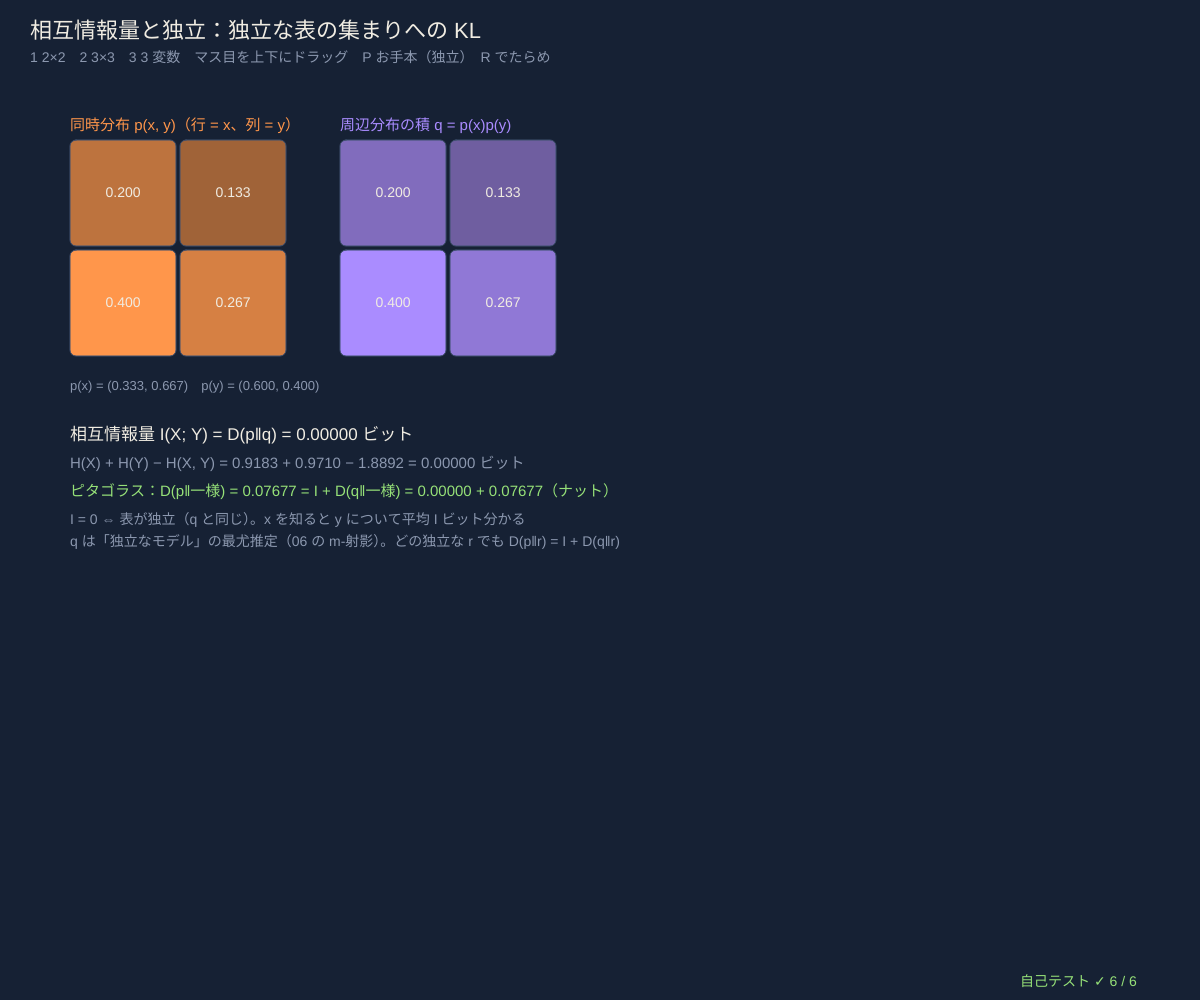
Frame 1 (no input)
Frame 60 (no input): identical to frame 1, image omitted
Frame 120 (the mouse pressed at the canvas centre since frame 60): identical to frame 1, image omitted

The p5.js sketch that drew this single still picture (run headless with seeded random() and noise() and a simulated clock; from frame 60 on, the mouse is pressed at the canvas centre):

// p5.js sketch
// ── sketch.js
// ============================================
// 12 相互情報量と独立 ─ 同時分布の表 p(x, y) から「独立な表の集まり」M への KL が相互情報量 I(X; Y)
// m-射影（06）の足は周辺分布の積 q = p(x)p(y)、I = D(p‖q) = H(X) + H(Y) − H(X, Y)。独立なら 0
// 3 変数（2 値 × 3）：全体の関係 D(p‖p1) = 「3 つ全体の関係」D(p‖p2) + 「2 つずつの関係」D(p2‖p1)
//   p1 = 3 つの周辺分布の積、p2 = 2 つずつの周辺分布を守るエントロピー最大の分布（反復比例あてはめ IPF）。XOR ではペアは独立なのに全体は 1 ビット
// 1 2×2　2 3×3　3 3 変数 / マス目を上下にドラッグ = 確率を増やす・減らす / P お手本を順に / R でたらめ
// ============================================

const PRESETS2 = ['独立', 'コピー（x = y）', '逆（x ≠ y）', 'ノイズつきコピー', 'でたらめ'];
const PRESETS3 = ['XOR（z = x ⊕ y）', '3 つとも同じ', 'x = y、z は独立', 'でたらめ'];
let modeK = 0, tab = [], preK = 0, grabCell = -1, lastY = 0, cells = [];

function setup() { createCanvas(windowWidth, windowHeight); selfTest(); seedRng(12); applyPreset(); }
function windowResized() { resizeCanvas(windowWidth, windowHeight); }
function dimK() { return modeK === 1 ? 3 : 2; }
// ---- 2 変数：tab[x*k + y]
function marg2(t, k) { let px = new Array(k).fill(0), py = new Array(k).fill(0); for (let x = 0; x < k; x++) for (let y = 0; y < k; y++) { px[x] += t[x * k + y]; py[y] += t[x * k + y]; } return [px, py]; }
function prod2(t, k) { let [px, py] = marg2(t, k), q = []; for (let x = 0; x < k; x++) for (let y = 0; y < k; y++) q.push(px[x] * py[y]); return q; }
function mutualInfo(t, k) { return divKL(t, prod2(t, k)); }
// ---- 3 変数（2 値）：tab[4x + 2y + z]
function idx3(x, y, z) { return 4 * x + 2 * y + z; }
function prod3(t) { let m = [0, 0, 0]; for (let i = 0; i < 8; i++) { if (i & 4) m[0] += t[i]; if (i & 2) m[1] += t[i]; if (i & 1) m[2] += t[i]; } return Array.from({ length: 8 }, (_, i) => [0, 1, 2].reduce((s, j) => s * ((i >> (2 - j)) & 1 ? m[j] : 1 - m[j]), 1)); }
function pairMarg(t, a, b) { let out = [0, 0, 0, 0]; for (let i = 0; i < 8; i++) out[2 * ((i >> (2 - a)) & 1) + ((i >> (2 - b)) & 1)] += t[i]; return out; }
function ipfPairwise(t) {                // ★ 反復比例あてはめ：一様から始めて、3 つのペアの周辺分布を順に合わせる
  let r = new Array(8).fill(1 / 8), pairs = [[0, 1], [1, 2], [0, 2]];
  for (let it = 0; it < 5000; it++) {
    let err = 0;
    for (let [a, b] of pairs) {
      let want = pairMarg(t, a, b), have = pairMarg(r, a, b);
      for (let i = 0; i < 8; i++) { let c = 2 * ((i >> (2 - a)) & 1) + ((i >> (2 - b)) & 1); r[i] = have[c] > 0 ? (r[i] * want[c]) / have[c] : 0; }
      err = Math.max(err, ...want.map((w, c) => Math.abs(w - have[c])));
    }
    if (err < 1e-15) break;
  }
  return r;
}
function applyPreset() {
  if (modeK < 2) {
    let k = dimK(), t = [];
    for (let x = 0; x < k; x++) for (let y = 0; y < k; y++) {
      let v = [((x + 1) * (y + 2)) % 5 + 1, x === y ? 1 : 0, x !== y ? 1 : 0, x === y ? 0.85 : 0.15 / (k - 1), rnd()][preK];
      if (preK === 0) v = (x + 1) * (k - y + 1);   // 独立：行と列の積
      t.push(v);
    }
    tab = mixFloor(normP(t), 1e-4);
  } else {
    let t = [];
    for (let i = 0; i < 8; i++) { let x = (i >> 2) & 1, y = (i >> 1) & 1, z = i & 1; t.push([z === (x ^ y) ? 1 : 0, x === y && y === z ? 1 : 0, x === y ? 1 : 0, rnd()][preK]); }
    tab = normP(t);
  }
}

function draw() {
  background(...BG);
  let names = modeK < 2 ? PRESETS2 : PRESETS3;
  hudTitle('相互情報量と独立：独立な表の集まりへの KL', '1 2×2　2 3×3　3 3 変数　マス目を上下にドラッグ　P お手本（' + names[preK % names.length] + '）　R でたらめ');
  if (modeK < 2) draw2(); else draw3();
  drawSelfTest(width - 180, height - 14);
}
function drawTable(t, k1, k2, x0, y0, cs, title, col, store) {   // 表を色の濃さで（store = ドラッグ用に位置を覚える）
  noStroke(); fill(...col); textSize(15); textAlign(LEFT, BASELINE); text(title, x0, y0 - 10);
  let mx = Math.max(...t);
  for (let a = 0; a < k1; a++) for (let b = 0; b < k2; b++) {
    let v = t[a * k2 + b], x = x0 + b * cs, y = y0 + a * cs;
    fill(...col.map((c) => 30 + (c - 30) * Math.sqrt(v / Math.max(mx, 1e-9)))); stroke(...WIRE); strokeWeight(1); rect(x, y, cs - 4, cs - 4, 6);
    noStroke(); fill(...INK); textAlign(CENTER, CENTER); textSize(14); text(fmtN(v, 3), x + cs / 2 - 2, y + cs / 2 - 2);
    if (store) cells.push({ x, y, w: cs - 4, h: cs - 4, i: a * k2 + b });
  }
}
function draw2() {
  let k = dimK(), cs = Math.min(110, (height - 300) / k), q = prod2(tab, k), [px, py] = marg2(tab, k), I = mutualInfo(tab, k);
  cells = [];
  drawTable(tab, k, k, 70, 140, cs, '同時分布 p(x, y)（行 = x、列 = y）', ORANGE, true);
  drawTable(q, k, k, 120 + k * cs, 140, cs, '周辺分布の積 q = p(x)p(y)', VIOLET, false);
  noStroke(); fill(...DIMC); textSize(13); textAlign(LEFT, BASELINE);
  text('p(x) = ' + fmtP(px, 3) + '　p(y) = ' + fmtP(py, 3), 70, 170 + k * cs);
  let u = new Array(k * k).fill(1 / (k * k)), y0 = 220 + k * cs, Hx = entropyH(px), Hy = entropyH(py), Hxy = entropyH(tab);
  fill(...INK); textSize(17);
  text('相互情報量 I(X; Y) = D(p‖q) = ' + fmtN(bitsOf(I), 5) + ' ビット', 70, y0);
  fill(...DIMC); textSize(15);
  text('H(X) + H(Y) − H(X, Y) = ' + fmtN(bitsOf(Hx), 4) + ' + ' + fmtN(bitsOf(Hy), 4) + ' − ' + fmtN(bitsOf(Hxy), 4) + ' = ' + fmtN(Math.max(0, bitsOf(Hx + Hy - Hxy)), 5) + ' ビット', 70, y0 + 28);
  fill(...LIME);
  text('ピタゴラス：D(p‖一様) = ' + fmtN(divKL(tab, u), 5) + ' = I + D(q‖一様) = ' + fmtN(I, 5) + ' + ' + fmtN(divKL(q, u), 5) + '（ナット）', 70, y0 + 56);
  fill(...DIMC); textSize(14);
  text('I = 0 ⇔ 表が独立（q と同じ）。x を知ると y について平均 I ビット分かる', 70, y0 + 84);
  text('q は「独立なモデル」の最尤推定（06 の m-射影）。どの独立な r でも D(p‖r) = I + D(q‖r)', 70, y0 + 106);
}
function draw3() {
  let cs = Math.min(90, (height - 380) / 2), p1 = prod3(tab), p2 = ipfPairwise(tab), tot = divKL(tab, p1), three = divKL(tab, p2), two = divKL(p2, p1);
  cells = [];
  let half = (t, z) => [t[idx3(0, 0, z)], t[idx3(0, 1, z)], t[idx3(1, 0, z)], t[idx3(1, 1, z)]];
  for (let z = 0; z < 2; z++) drawTable(half(tab, z), 2, 2, 70 + z * (2 * cs + 40), 140, cs, 'p（z = ' + z + '）', ORANGE, false);
  // ドラッグ用のマス目（z ごとの表の位置から 8 個の番号へ）
  for (let z = 0; z < 2; z++) for (let x = 0; x < 2; x++) for (let y = 0; y < 2; y++) cells.push({ x: 70 + z * (2 * cs + 40) + y * cs, y: 140 + x * cs, w: cs - 4, h: cs - 4, i: idx3(x, y, z) });
  for (let z = 0; z < 2; z++) drawTable(half(p2, z), 2, 2, width * 0.55 + z * (2 * cs + 40), 140, cs, 'p2：ペアだけ守る（z = ' + z + '）', VIOLET, false);
  let y0 = 200 + 2 * cs; noStroke(); textAlign(LEFT, BASELINE); textSize(16);
  let mi = (a, b) => { let m = pairMarg(tab, a, b); return mutualInfo(m, 2); };
  fill(...DIMC); text('2 つずつの相互情報量：I(X;Y) = ' + fmtN(bitsOf(mi(0, 1)), 4) + '　I(Y;Z) = ' + fmtN(bitsOf(mi(1, 2)), 4) + '　I(X;Z) = ' + fmtN(bitsOf(mi(0, 2)), 4) + ' ビット', 70, y0);
  fill(...INK); textSize(17);
  text('全体の関係 D(p‖p1) = ' + fmtN(bitsOf(tot), 6) + ' ビット（p1 = 3 つの周辺分布の積）', 70, y0 + 36);
  fill(...ORANGE); text('= 3 つ全体の関係 D(p‖p2) = ' + fmtN(bitsOf(three), 6), 70, y0 + 64);
  fill(...VIOLET); text('+ 2 つずつの関係 D(p2‖p1) = ' + fmtN(bitsOf(two), 6), 70, y0 + 92);
  fill(...LIME); textSize(15); text('差 = ' + (tot - three - two).toExponential(1) + '（ピタゴラスで、ぴったり 2 つに分かれる）', 70, y0 + 120);
  fill(...DIMC); textSize(14); text('XOR：どの 2 つも独立（ペアの相互情報量 0）なのに、3 つ全体では 1 ビットの関係（z は x と y の両方を見ないと分からない）', 70, y0 + 150);
}
function mousePressed() { grabCell = -1; for (let c of cells) if (inRect(mouseX, mouseY, c)) grabCell = c.i; lastY = mouseY; }
function mouseDragged() {
  if (grabCell < 0) return;
  let f = Math.exp(-(mouseY - lastY) * 0.02); lastY = mouseY;          // 上へドラッグ = 増やす
  let t = tab.slice(); t[grabCell] = Math.max(t[grabCell], 1e-4) * f; tab = mixFloor(normP(t), modeK < 2 ? 1e-4 : 0);
}
function mouseReleased() { grabCell = -1; }
function keyPressed() {
  for (let k = 1; k <= 3; k++) if (key === String(k)) { modeK = k - 1; preK = 0; applyPreset(); }
  if (key === 'p' || key === 'P') { preK = (preK + 1) % (modeK < 2 ? PRESETS2.length : PRESETS3.length); applyPreset(); }
  if (key === 'r' || key === 'R') { preK = modeK < 2 ? 4 : 3; applyPreset(); }
  return false;
}

// ---- 自己テスト
function selfTest() {
  selfTestResults = [];
  seedRng(1212); let okEq = true, okPos = true, okInd = true, okPy = true;
  for (let n = 0; n < 200; n++) {
    let k = 2 + (n % 3), t = rndDist(k * k, 1e-4), [px, py] = marg2(t, k), I = mutualInfo(t, k);
    if (Math.abs(I - (entropyH(px) + entropyH(py) - entropyH(t))) > 1e-12) okEq = false;
    if (!(I >= 0)) okPos = false;
    let ind = prod2(t, k); if (mutualInfo(ind, k) > 1e-14) okInd = false;
    let a = rndDist(k), b = rndDist(k), r = []; for (let x = 0; x < k; x++) for (let y = 0; y < k; y++) r.push(a[x] * b[y]);
    if (Math.abs(divKL(t, r) - I - divKL(ind, r)) > 1e-10) okPy = false;
  }
  check('I(X;Y) = D(p‖p(x)p(y)) = H(X) + H(Y) − H(X,Y)（200 個の表、誤差 1e-12）', okEq);
  check('I ≥ 0、独立な表なら I = 0', okPos && okInd);
  check('どの独立な r でも D(p‖r) = I + D(q‖r)（ピタゴラス、誤差 1e-10）', okPy);
  let okD = true, okM = true;
  for (let n = 0; n < 50; n++) {
    let t = rndDist(8, 1e-3), p1 = prod3(t), p2 = ipfPairwise(t);
    if (Math.abs(divKL(t, p1) - divKL(t, p2) - divKL(p2, p1)) > 1e-10) okD = false;
    for (let [a, b] of [[0, 1], [1, 2], [0, 2]]) if (pairMarg(p2, a, b).some((v, c) => Math.abs(v - pairMarg(t, a, b)[c]) > 1e-12)) okM = false;
  }
  check('3 変数：D(p‖p1) = D(p‖p2) + D(p2‖p1)（50 個、誤差 1e-10）', okD);
  check('IPF の p2 は 3 つのペアの周辺分布をすべて守る（誤差 1e-12）', okM);
  let xor = normP(Array.from({ length: 8 }, (_, i) => ((i & 1) === (((i >> 2) & 1) ^ ((i >> 1) & 1)) ? 1 : 0))), x2 = ipfPairwise(xor);
  check('XOR：ペアの相互情報量はすべて 0、3 つ全体の関係 D(p‖p2) = 1 ビット', [[0, 1], [1, 2], [0, 2]].every(([a, b]) => mutualInfo(pairMarg(xor, a, b), 2) < 1e-15) && Math.abs(bitsOf(divKL(xor, x2)) - 1) < 1e-12);
  reportSelfTest();
}

// ---------- やってみよう ----------
// 1. 2×2 で「コピー」の表は何ビット？ ノイズを増やす（対角を下げる）と I はどう減る？
// 2. 3×3 でコピーの表は log₂3 ≈ 1.585 ビット。なぜ 2×2 より大きい？
// 3. 3 変数で「3 つとも同じ」の表は、全体の関係のうち何割が「2 つずつ」で説明できる？
// 4. XOR の表のマスを 1 つ少しだけ変えると、D(p2‖p1) は 0 からどう動く？
// 5. 暗号の「秘密分散」は XOR と同じ形：2 人だけでは何も分からず、3 人そろうと分かる

// ==================================================
// ここから下は「情報幾何の道具」（中身は読まなくても OK。消さないでね）
// ==================================================
// ---- 色と小さな道具（等高線地図の色）
const BG = [22, 33, 52];                // 背景（深いスレートブルー）
const INK = [240, 236, 226];            // 文字（紙の白）
const ORANGE = [255, 150, 75], VIOLET = [170, 140, 255], TEAL = [95, 205, 190], ROSE = [255, 110, 125], LIME = [150, 225, 120], SAND = [235, 210, 150];
const DIMC = [140, 152, 175], PANEL = [32, 46, 70], WIRE = [62, 80, 110];
const OUTC = [[255, 150, 75], [95, 205, 190], [170, 140, 255], [235, 210, 150], [255, 110, 125], [150, 225, 120], [120, 175, 255], [230, 140, 210]];   // 結果ごとの色
function clampv(v, a, b) { return v < a ? a : v > b ? b : v !== v ? a : v; }     // NaN なら a に戻す
function fmtN(v, d) { if (typeof v !== 'number' || v !== v) return '?'; if (!isFinite(v)) return v > 0 ? '∞' : '−∞'; return v.toFixed(d === undefined ? 2 : d); }
function fmtP(p, d) { return '(' + p.map((v) => fmtN(v, d === undefined ? 2 : d)).join(', ') + ')'; }
function hudTitle(t, sub) {              // 左上のタイトルと操作の説明
  noStroke(); fill(...INK); textSize(22); textAlign(LEFT, BASELINE); text(t, 30, 38);
  fill(...DIMC); textSize(14); textLeading(19); text(sub, 30, 62);
}
function inRect(x, y, r) { return x >= r.x && x <= r.x + r.w && y >= r.y && y <= r.y + r.h; }
function drawField(f) { if (f) image(f.img, f.x, f.y, f.w, f.h); }   // 等高線の地図（画像）を描く
function freeField(f) { if (f && f.img) f.img.remove(); }
// ---- 種つきの乱数（同じ種なら毎回同じ列 → 実験をくり返せる）
let rngState = 1;
function seedRng(s) { rngState = (s >>> 0) || 1; }
function rnd() {                       // 0〜1 の一様乱数（mulberry32）
  rngState = (rngState + 0x6d2b79f5) >>> 0;
  let t = rngState;
  t = Math.imul(t ^ (t >>> 15), t | 1);
  t ^= t + Math.imul(t ^ (t >>> 7), t | 61);
  return ((t ^ (t >>> 14)) >>> 0) / 4294967296;
}
function gaussRnd() { let u = 1 - rnd(), v = rnd(); return Math.sqrt(-2 * Math.log(u)) * Math.cos(2 * Math.PI * v); }   // 標準正規分布（ボックス-ミュラー法）
function rndDist(k, floor) {            // でたらめな確率分布（k 個、どれも floor 以上）
  let p = []; for (let i = 0; i < k; i++) p.push(-Math.log(1 - rnd()) + 1e-9);
  return mixFloor(normP(p), floor || 0);
}
function sampleIndex(p) { let u = rnd(), c = 0; for (let i = 0; i < p.length; i++) { c += p[i]; if (u < c) return i; } return p.length - 1; }
// ---- 情報の道具：確率分布 p = [p1, p2, ...]（合計 1）。log(0) は 0·log 0 = 0 として扱う
const TINY = 1e-300;
function normP(p) { let s = 0; for (let v of p) s += Math.max(0, v); if (!(s > 0)) return p.map(() => 1 / p.length); return p.map((v) => Math.max(0, v) / s); }
function mixFloor(p, f) { if (!f) return p; return normP(p.map((v) => Math.max(v, f))); }   // どの確率も f 以上に（0 を避ける）
function safeLog(v) { return Math.log(Math.max(v, TINY)); }
function entropyH(p) { let h = 0; for (let v of p) if (v > 0) h -= v * Math.log(v); return h; }           // エントロピー（ナット）
function divKL(p, q) {                  // KL ダイバージェンス D(p‖q)（ナット）。q が 0 で p > 0 なら ∞
  let d = 0;
  for (let i = 0; i < p.length; i++) { if (p[i] <= 0) continue; if (q[i] <= 0) return Infinity; d += p[i] * Math.log(p[i] / q[i]); }
  return Math.max(0, d);
}
function crossH(p, q) { let h = 0; for (let i = 0; i < p.length; i++) if (p[i] > 0) h -= p[i] * safeLog(q[i]); return h; }  // 交差エントロピー
function bhatta(p, q) { let s = 0; for (let i = 0; i < p.length; i++) s += Math.sqrt(Math.max(0, p[i] * q[i])); return Math.min(1, s); }
function fisherRao(p, q) { return 2 * Math.acos(clampv(bhatta(p, q), -1, 1)); }                          // フィッシャー-ラオ距離 = 球の大円の長さ
function hellingerSq(p, q) { let s = 0; for (let i = 0; i < p.length; i++) { let d = Math.sqrt(p[i]) - Math.sqrt(q[i]); s += d * d; } return s; }   // Σ(√p − √q)²
function tvDist(p, q) { let s = 0; for (let i = 0; i < p.length; i++) s += Math.abs(p[i] - q[i]); return s / 2; }
function alphaDiv(p, q, a) {            // α-ダイバージェンス（甘利の流儀）。α → −1 で D(p‖q)、α → +1 で D(q‖p)
  if (Math.abs(a + 1) < 1e-12) return divKL(p, q);
  if (Math.abs(a - 1) < 1e-12) return divKL(q, p);
  let s = 0, ea = (1 - a) / 2, eb = (1 + a) / 2;
  for (let i = 0; i < p.length; i++) s += Math.pow(Math.max(p[i], 0), ea) * Math.pow(Math.max(q[i], 0), eb);
  return Math.max(0, (4 / (1 - a * a)) * (1 - s));
}
function mixM(p, q, t) { return p.map((v, i) => (1 - t) * v + t * q[i]); }                       // m-測地線：確率をそのまま混ぜる
function mixE(p, q, t) { return normP(p.map((v, i) => Math.exp((1 - t) * safeLog(v) + t * safeLog(q[i])))); }   // e-測地線：対数で混ぜて正規化
function mixAlpha(p, q, t, a) {         // α-測地線：u^((1−α)/2) で混ぜて正規化（α = −1 は m、α = +1 は e）
  if (Math.abs(a - 1) < 1e-9) return mixE(p, q, t);
  let ex = (1 - a) / 2;
  return normP(p.map((v, i) => Math.pow((1 - t) * Math.pow(v, ex) + t * Math.pow(q[i], ex), 1 / ex)));
}
function bitsOf(nat) { return nat / Math.LN2; }
// ---- 自己テストの道具
let selfTestResults = [];
function check(name, cond) { selfTestResults.push({ name, ok: !!cond }); }
function reportSelfTest() { for (let r of selfTestResults) (r.ok ? console.log : console.error)((r.ok ? '✓ ' : '✗ ') + r.name); }
function selfTestOk() { return selfTestResults.every((r) => r.ok); }
function selfTestLine() { let n = selfTestResults.filter((r) => r.ok).length; return '自己テスト ' + (n === selfTestResults.length ? '✓ ' : '✗ ') + n + ' / ' + selfTestResults.length; }
function drawSelfTest(x, y) { noStroke(); fill(...(selfTestOk() ? LIME : ROSE)); textSize(14); textAlign(LEFT, BASELINE); text(selfTestLine(), x, y); }
